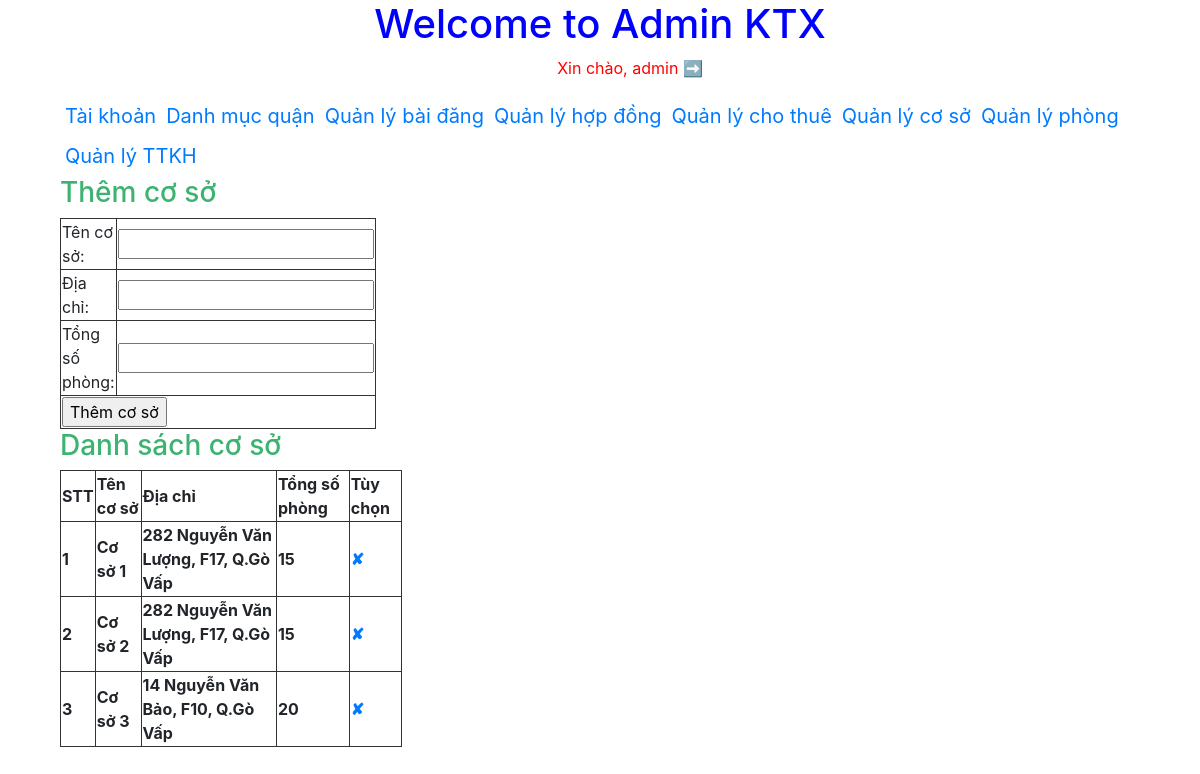
Page /admin/index.php?action=coso&query=them (signed in) on the committed database.
### tables this page shows
CREATE TABLE `tb_coso` (
  `id_coso` int(11) NOT NULL,
  `tencoso` varchar(200) NOT NULL,
  `diachi` varchar(1000) NOT NULL,
  `tongsophong` int(245) NOT NULL
);

### admin/pageadmin/quanlycoso/lietke.php (the view)
<?php
     $sql_lietke_coso = " SELECT * FROM tb_coso ORDER BY id_coso ASC";
     $query_lietke_coso = mysqli_query($mysqli, $sql_lietke_coso);
?>
<h3 style="color:mediumseagreen" >Danh sách cơ sở</h3>
<table border="1px" width=30% style="border-collapse:collapse; border:5px #333333;">
    <tr>
        <th>STT</th>
        <th>Tên cơ sở</th>
        <th> Địa chỉ</th>
        <th> Tổng số phòng</th>
        <th> Tùy chọn </th>
    </tr>
    <?php
       $i = 0;
       while($row = mysqli_fetch_array($query_lietke_coso)){
       $i++;
    ?>
         <tr>
              <th> <?php echo $i ?> </th>
              <th> <?php echo $row['tencoso'] ?> </th>
              <th> <?php echo $row['diachi'] ?> </th>
              <th> <?php echo $row['tongsophong'] ?> </th>
              <th> <a style="text-decoration: none" href="pageadmin/quanlycoso/xuly.php?idcoso=<?php echo $row['id_coso'] ?>"> &#10008; </a> </th>
         </tr>
    <?php
    }
    ?>
</table>

### rows in the picture
tb_coso: tencoso "Cơ sở 1", diachi "282 Nguyễn Văn Lượng, F17, Q.Gò Vấp", tongsophong "15"
tb_coso: tencoso "Cơ sở 2", diachi "282 Nguyễn Văn Lượng, F17, Q.Gò Vấp", tongsophong "15"
tb_coso: tencoso "Cơ sở 3", diachi "14 Nguyễn Văn Bảo, F10, Q.Gò Vấp", tongsophong "20"

### other values in the picture
$_SESSION['login'] "admin"
